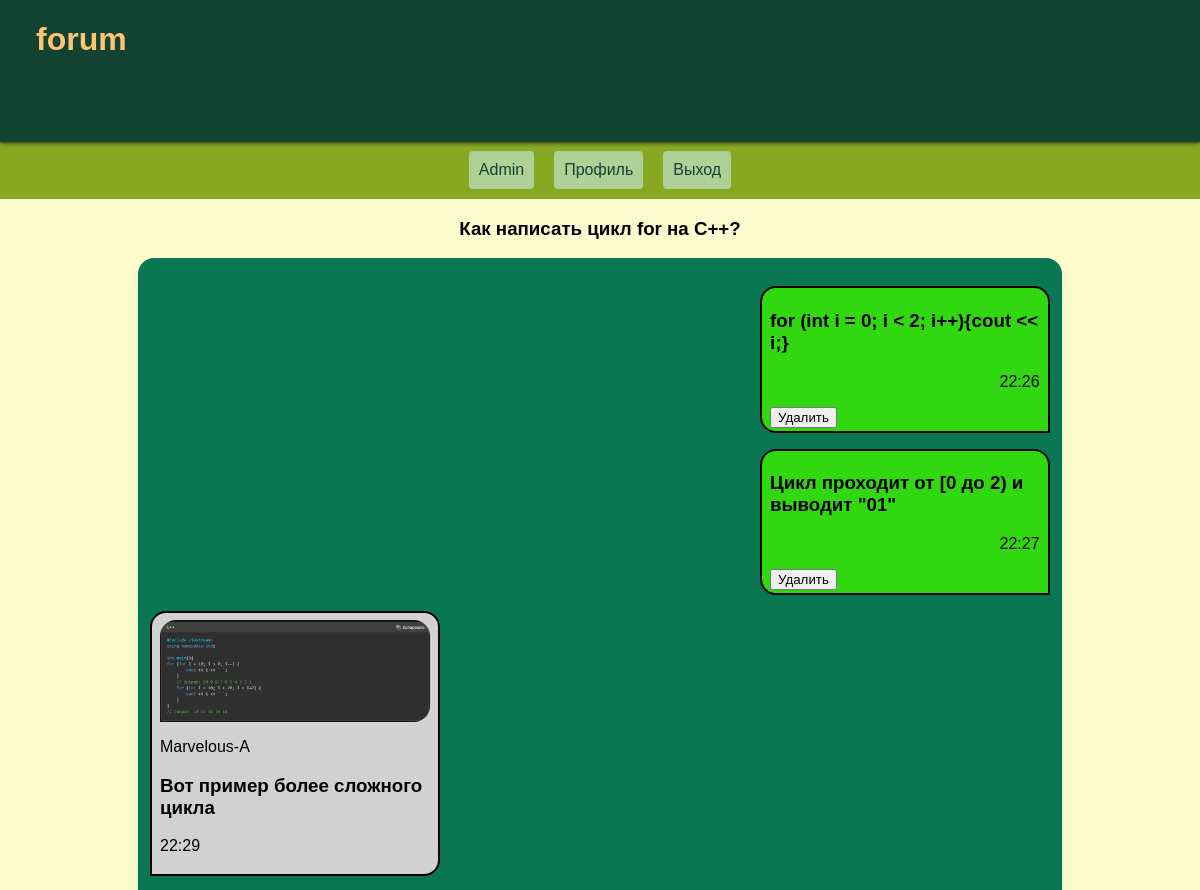
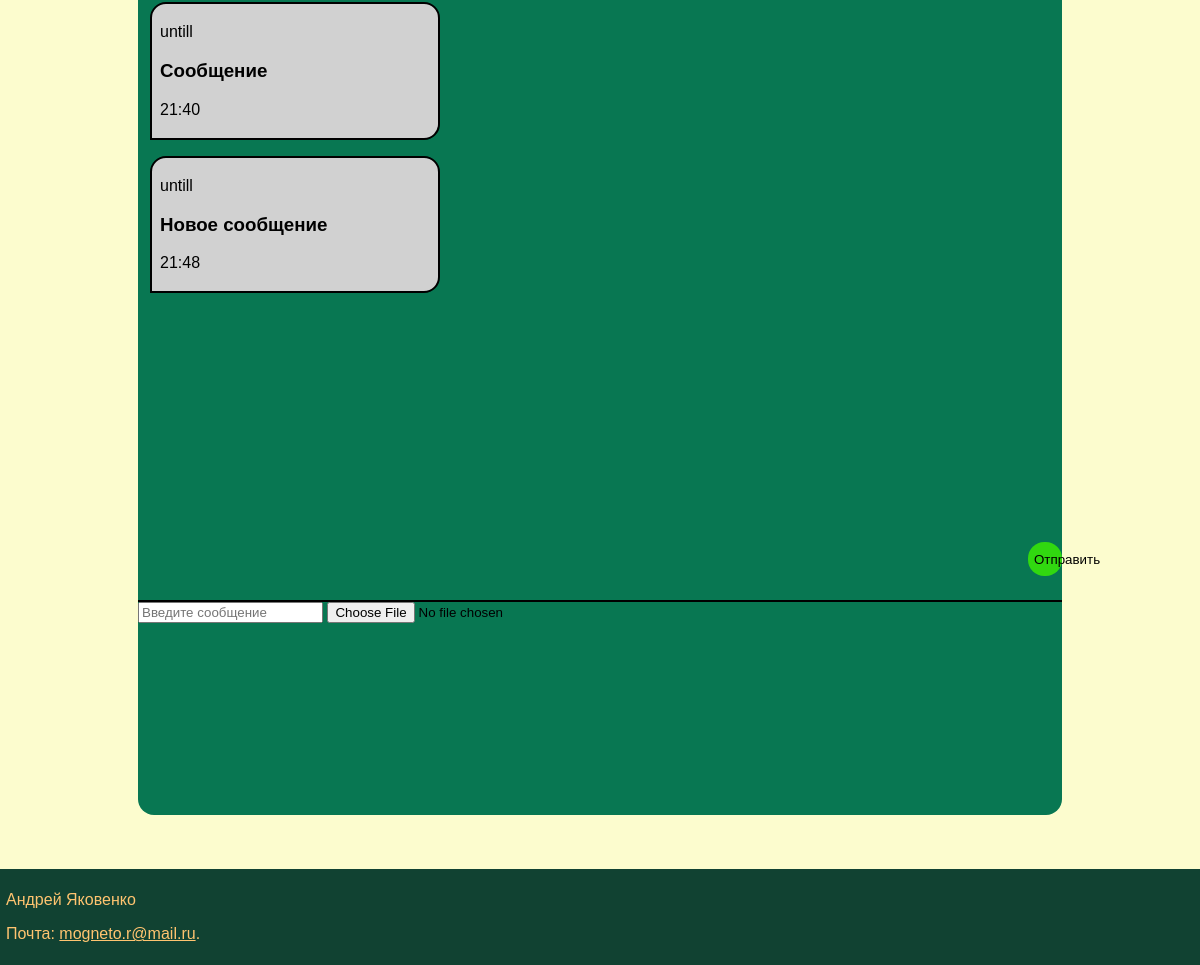
Screenshot of /question_detail/3 (signed in) with the database file from the repository (2 pictures, top to bottom).
### forum/models.py (models this page shows, shortened)
class Question(models.Model):
    text_question = models.CharField(max_length=70)
    topic = models.ManyToManyField(Topic)

class Message(models.Model):
    author = models.ForeignKey(User, on_delete=models.CASCADE, blank=True)
    text = models.CharField(max_length=500)
    time = models.DateTimeField(auto_now_add=True)
    image = models.ImageField(upload_to='messages/', blank=True)
    question = models.ForeignKey(Question, on_delete=models.CASCADE, blank=True)

### forum/views.py (the view)
# urls.py: path('question_detail/<int:pk>', views.question_detail, name='question_detail'),
@never_cache
@login_required(login_url='login')
def question_detail(request, pk):
    user = request.user
    question = get_object_or_404(Question, pk=pk)
    messages = Message.objects.filter(question=question)
    if request.method == 'POST':
        message_form = MessageForm(data=request.POST, files=request.FILES)
        if message_form.is_valid():
            message = message_form.save(commit=False)
            message.author = request.user  # Автоматически устанавливаем автора
            message.question = question         # и тему
            message.save()
            redirect('question_detail', pk=pk)
        else:
            print(message_form.errors)
    else:
        message_form = MessageForm()
    return render(request, 'card/question_detail.html', {'question':question, 'form': message_form, 'messages': messages})

### forum/forms.py
class MessageForm(forms.ModelForm):
    class Meta:
        model = Message
        fields = ('author', 'text', 'image', 'question')

### forum/templates/card/question_detail.html (shortened to what this page needs)
{% extends "card/base.html" %}
{% block content %}
    <div id='topic_head'>
        <h3 id='title_topic'>{{question.text_question}}</h3>
    </div>
    <div id="window">
        {% for message in messages %}
            {% if message.author == user %}
                {% if message.image %}
                    <p>
                        <div class='text_message_user' id="message-{{message.pk}}">
                            <img style="" class='image_message_user' src={{message.image.url}} alt='foto_author'\>
                            <h3>{{message.text}}</h3>
                            <p>{{message.time|date:"H:i"}}</p>
                            <button onclick="sendDelete({{message.pk}})">Удалить</button>
                        </div>
                    </p>
                {% else %}
                    <p>
                        <div class='text_message_user' id="message-{{message.pk}}">
                            <h3>{{message.text}}</h3>
                            <p>{{message.time|date:"H:i"}}</p>
                            <button onclick="sendDelete({{message.pk}})">Удалить</button>
                        </div>
                    </p>
                {% endif %}
            {% else %}
                {% if message.image %}
                    <p>
                        <div class='text_message_interlocutor'>
                            <img class='image_message_interlocutor' src={{message.image.url}} alt='foto_users'\>
                            <p>{{message.author}}</p>
                            <h3>{{message.text}}</h3><p>{{message.time|date:"H:i"}}</p>
                        </div>
                    </p>
                {% else %}
                    <p>
                        <div class='text_message_interlocutor'>
                            <p>{{message.author}}</p>
                            <h3>{{message.text}}</h3><p>{{message.time|date:"H:i"}}</p>
                        </div>
                    </p>
                {% endif %}
            {% endif %}
        {% endfor %}
    </div>
    <div id='text_bar'>
       <input id="message_input" type="text" placeholder="Введите сообщение">
       <input type="file" id="image_input" accept="image/*">
       <button id='text_button' onclick="sendMessage()">Отправить</button>
    </div>
{% endblock %}

### forum/static/css/base.css (style rules this page uses)
body { min-height: 100vh; width: 100%; background-color: #fcfcce; margin: 0 auto; display: flex; flex-direction: column; font-family: 'Jost', sans-serif; }
#topic_head { width: 40%; text-align: center; left: 0; right: 0; margin: 0 auto; }
#window { height: 85%; width: 75%; left: 0; right: 0; margin: 0 auto; padding: 1%; border-radius: 16px 16px 0px 0px; background-color:#087752; overflow-y: scroll; }
.text_message_user { width: 30%; padding: 3px 8px; border: 2px solid #000000; margin-left: auto; margin-right: 0; background-color: #31d810; border-radius: 16px 16px 0px 16px; }
.text_message_user p { width: 15%; margin-left: auto; margin-right: 0; }
.text_message_interlocutor { width: 30%; padding: 3px 8px; border: 2px solid #000000; margin-right: auto; margin-left: 0; border-radius: 16px 16px 16px 0px; background-color: rgb(209, 209, 209); }
.image_message_interlocutor { width: 100%; margin-top: 1.5%; border-radius: 16px 16px 16px 0px; }
#text_bar { height: 15%; width: 77%; left: 0; right: 0; margin: 0 auto; align-items: center; background-color: #087752; border-top: 2px solid #000000; border-radius: 0px 0px 16px 16px; }
#text_button { height: 34px; width: 34px; left: 0; right: 0; margin: 0 auto; float: right; position: relative; bottom: 60px; border: none; border-radius: 48%; background-color: #31d810; background-image: url('forum\static\image_for_site\send_icon_183897.png'); cursor: pointer; }

### rows the page displays
Question: text_question "Как написать цикл for на C++?"
Message: text "for (int i = 0; i < 2; i++){cout << i;}", time "22:26"
Message: text "Цикл проходит от [0 до 2) и выводит \"01\"", time "22:27"
Message: image (picture), author "Marvelous-A", text "Вот пример более сложного цикла", time "22:29"
Message: author "untill", text "Сообщение", time "21:40"
Message: author "untill", text "Новое сообщение", time "21:48"
